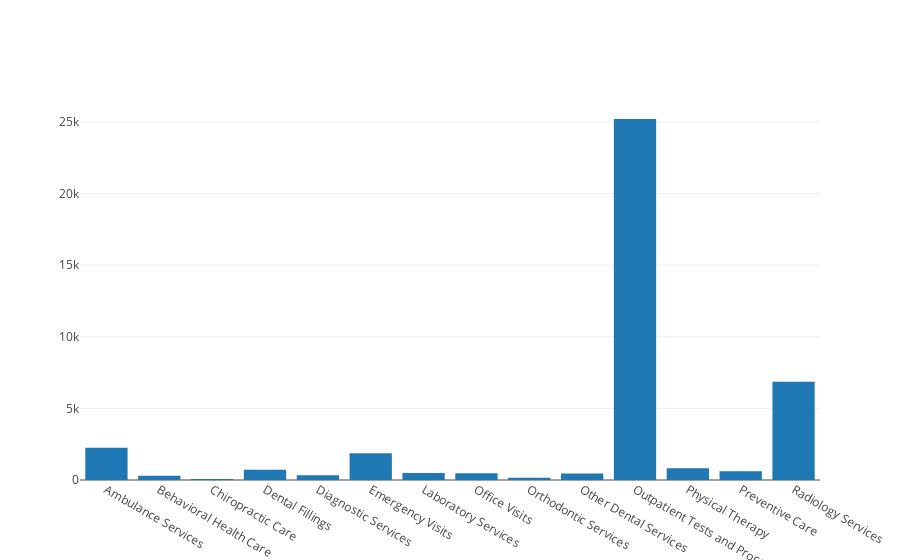

Source (notebook cell):
### Code cell
iplot(data_max)

### Figure 1 — Plotly figure (JSON) as saved in the notebook; plotly's stock layout.template omitted (floating-point values rounded to 4 significant figures)
{"data": [{"name": "Max", "type": "bar", "uid": "3f4f6c82-270a-4c89-9498-c1f1dcf5071c", "x": ["Ambulance Services", "Behavioral Health Care", "Chiropractic Care", "Dental Fillings", "Diagnostic Services", "Emergency Visits", "Laboratory Services", "Office Visits", "Orthodontic Services", "Other Dental Services", "Outpatient Tests and Procedures", "Physical Therapy", "Preventive Care", "Radiology Services"], "y": [2250, 294, 74, 708, 340, 1868, 490, 474, 158, 452, 25201, 827, 607, 6856]}], "layout": {}}
